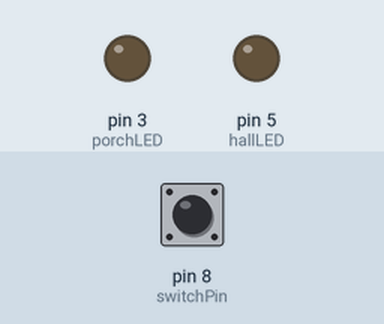
Simulated run of this sketch. Board: Arduino Uno, built with avr-gcc and run on an emulated ATmega328P. On the bench: output pins drawn as LEDs (lit = HIGH). The inputs (shaded band) are chosen by the test bench; at power-on: pin 8 (switchPin) HIGH.

Above: at 1.2 s.
1.3 s: pin 8 (switchPin) pulled LOW for 0.15 s
At 1.8 s:
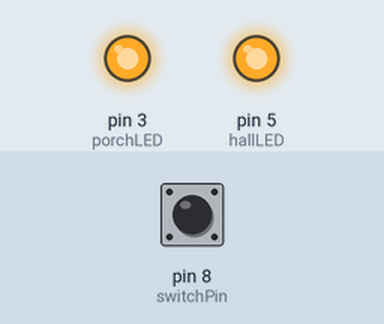
At 31.8 s:
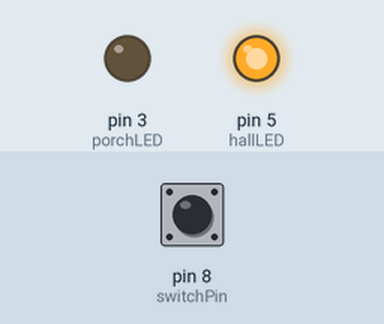
Timing chart, 0 to 32.8 s (numbered marks = the images above; inputs shaded):
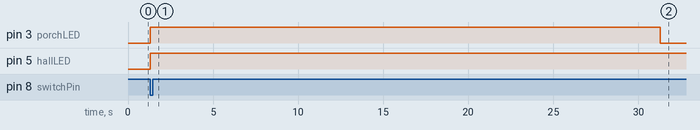

Measured:
- after the input at 1.3 s, pin 3 (porchLED): LOW → HIGH at once, → LOW 30.0 s later; pin 5 (hallLED): LOW → HIGH at once

The sketch:

Task1.1Lights_ON.ino
```cpp
    const int porchLED = 3;
    const int hallLED = 5;
    const int switchPin = 8;

    const int PORCH_TIME = 30000;
    const int HALL_TIME  = 60000;

    bool triggered = false;

    void setup() {
    setupPins();
    }

    void loop() {

    if (checkSwitch() && !triggered) {
        activateLighting();
        triggered = true;
    }

    if (!checkSwitch()) {
        triggered = false;
    }
    }

    void setupPins() {
    pinMode(porchLED, OUTPUT);
    pinMode(hallLED, OUTPUT);
    pinMode(switchPin, INPUT_PULLUP);
    }

    bool checkSwitch() {
    return digitalRead(switchPin) == LOW ;//?
    }

    void activateLighting() {

    startLights();

    delay(PORCH_TIME);
    turnOffPorchLight();

    delay(HALL_TIME - PORCH_TIME);
    turnOffHallLight();
    }

    void startLights() {
    digitalWrite(porchLED, HIGH);
    digitalWrite(hallLED, HIGH);
    }

    void turnOffPorchLight() {
    digitalWrite(porchLED, LOW);
    }

    void turnOffHallLight() {
    digitalWrite(hallLED, LOW);
    }
```
